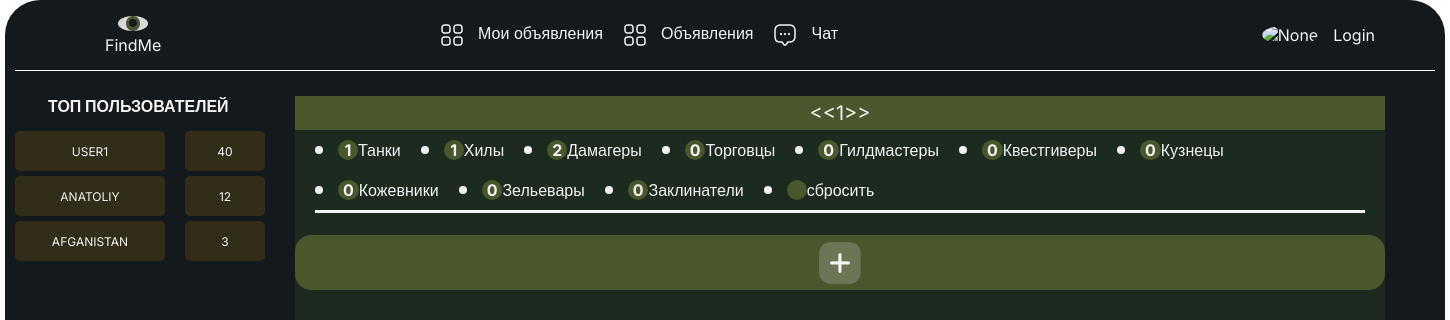
/advertisements/?category=4, run on the app's committed database.
### advertisement/models.py (models this page shows, shortened)
class Author(models.Model):
    user = models.OneToOneField(User, on_delete=models.CASCADE)
    rating = models.IntegerField(default=0)
    profile_photo = models.ImageField(default='images/no_avatar.jpg', blank=True, null=True, upload_to='images/%Y/%m/%d/')
    bio = models.TextField(default=None, blank=True, null=True, max_length=400)
    first_name = models.CharField(max_length=15, blank=True, null=True,)

class Category(models.Model):
    category_name = models.CharField(max_length=12)
    def __str__(self) -> str:
        return self.category_name

### advertisement/views.py (the view)
# urls.py: path('', AdvertisementList.as_view(), name='advertisements'),
class AdvertisementList(ListView):
    model = Advertisement
    ordering = '-creation_date'
    template_name = 'advertisements.html'
    context_object_name = 'advertisements'
    paginate_by = 9
    def get_queryset(self):
        queryset = super().get_queryset()
        self.filterset = AdvertisementSearchFilter(self.request.GET, queryset)
        return self.filterset.qs
    def get_context_data(self, **kwargs):
        context = super().get_context_data(**kwargs)
        categorys = Category.objects.get_queryset().order_by('id')
        authors = Author.objects.get_queryset().order_by('id')
        context['categorys'] = categorys
        context['authors'] = authors.order_by('-rating')
        context['filterset'] = self.filterset
        return context

### advertisement/templatetags/custom_tags.py (called while the page is built)
@register.simple_tag
def category_counter(category_id):
   count = Advertisement.objects.filter(category__id=category_id)
   return count.count()

### templates/advertisements.html (shortened to what this page needs)
{% extends 'default.html' %}
{% load static %}
{% load custom_tags %}
{% block content %}
<div class="advertisements container">
    <div class="adverisements-user_top">
        <h1 class="user-top_header">топ пользователей</h1>
        <div class="user-top_item">
            {% for author in authors|slice:":10" %}
                <a href="{% url 'profile' pk=author.id %}" class="top-item_a">
                    <div class="user-top_item__name">
                        <p>{{author.user.username}}</p>
                    </div>
                    <div class="user-top_item__rating">
                        <p>{{author.rating}}</p>
                    </div>
                </a>
            {% endfor %}
        </div>
    </div>
    <div class="content-wrapper">
        <div class="pagination">
            <span class="step-links">
                    <span class="current">
                        <<{{page_obj.number}}>>
                    </span>
            </span>
        </div>
        <ul class="advertisements-category">
            {% for category in categorys %}
             <li class="advertisements-category_item"><p>{% category_counter category.id %}</p><a href="?category={{category.id}}">{{category}}</a></li>
            {% endfor %}
            <li class="advertisements-category_item"><p></p><a href="?">сбросить</a></li>
        </ul>
        <div class="advertisements-item_add">
            <a href="{% url 'advertisement_create' %}"><img src="{% static 'images/add-square.png' %}" alt="">
            </a>
        </div>
    </div>
</div>
{% endblock %}

### static/css/styles.css (style rules this page uses)
* { padding: 0; margin: 0; text-decoration: none; list-style: none; }
a { color: #F5F5F5; }
body { font-family: "Inter", sans-serif; font-size: medium; font-size: 16px; }
.container { width: 1420px; display: flex; margin-right: auto; margin-left: auto; }
.adverisements-user_top { width: 250px; height: auto; margin-right: 30px; display: flex; align-items: center; flex-direction: column; text-transform: uppercase; }
.user-top_header { width: 184px; font-size: 16px; font-weight: bold; padding-bottom: 15px; }
.top-item_a { margin-bottom: 5px; font-size: 12px; display: flex; width: 250px; transition: all 0.2s; }
.user-top_item__name { display: flex; margin-right: auto; background-color: rgba(139, 103, 11, 0.25); border-radius: 5px; justify-content: center; align-items: center; width: 150px; height: 40px; }
.user-top_item__rating { background-color: rgba(139, 103, 11, 0.25); border-radius: 5px; width: 80px; height: 40px; display: flex; justify-content: center; align-items: center; }
.content-wrapper { display: flex; flex-direction: column; align-items: center; position: relative; width:100%; min-height: 1125px; margin-right: 50px; background-color: #1C2A1F; border-radius: 16px; }
.advertisements-category { width: 1050px; height: 80px; border-bottom: #F5F5F5 3px solid; margin-bottom: 11px; display: flex; flex-wrap: wrap; align-items: center; }
.advertisements-category_item { font-size: 16px; margin-right: 20px; font-weight: medium; display: flex; align-items: center; }
.advertisements-category_item::before { content: ''; display: inline-block; margin-right: 5px; width: 8px; height: 8px; -moz-border-radius: 7.5px; -webkit-border-radius: 7.5px; border-radius: 7.5px; background-color: #F5F5F5; }
.advertisements-category_item p { margin-left: 10px; padding: 0 5px 0 5px; font-size: 16px; font-weight: bold; display: inline; text-align: center; min-width: 10px; height: 20px; background-color: #4A562C; border-radius: 10px; }
.advertisements.container { position: relative; height: auto; }
.advertisements-item_add { width: 100%; height: 55px; margin: 11px; background-color: #4A562C; border-radius: 16px; box-sizing: border-box; transition: shadow 250ms; }
.advertisements-item_add a { display: block; width: 100%; height: 100%; display: flex; align-items: center; justify-content: center; }
.pagination { padding: 5px 0px 5px 0px; text-align: center; z-index: 2; position: sticky; top: 0; width: 100%; background-color: #4A562C; }
.pagination * { font-size: 20px; }
.pagination span { color: #F5F5F5; }

### data on the page
Author: user.username "USER1", rating "40"
Author: user.username "ANATOLIY", rating "12"
Author: user.username "AFGANISTAN", rating "3"
Category: id "1", category_name "Танки"
Category: id "1", category_name "Хилы"
Category: id "2", category_name "Дамагеры"
Category: id "0", category_name "Торговцы"
Category: id "0", category_name "Гилдмастеры"
Category: id "0", category_name "Квестгиверы"
Category: id "0", category_name "Кузнецы"
Category: id "0", category_name "Кожевники"
Category: id "0", category_name "Зельевары"
Category: id "0", category_name "Заклинатели"

### other printed values
{{ page_obj.number }} "1"
